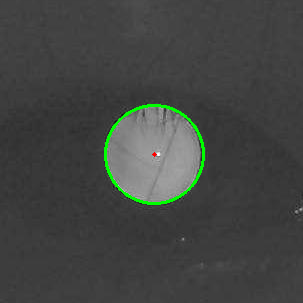
#> input picture pupil_detection_result.png, 303 x 303 px
$ python -i huofufenge.py   (imports and definitions only)
#> lines starting #> are read from the running program, lines starting #| are printed output that depends on the picture; after the words box and inside, x2 and y2 are one past the last pixel; in counts of white or black regions, pixels touching at a corner belong together
#> further down, picture is the input picture: shape (303, 303, 3); mean B, G, R 66.4, 69, 66.5
import cv2
import numpy as np
import os # 导入 os 模块用于路径检查

# [56 lines left out: function circleLeastFit, not called in this run]

def PupilEdgeExtract(img_cut):
    '''
    从截取到的图片里提取瞳孔边缘
    :param img_cut: 已经截取之后的左眼或者右眼图片 (灰度图)
    :return: 瞳孔圆的 (中心x, 中心y, 半径), 以及作为霍夫圆检测输入的边缘图像
    '''
    src = img_cut

    # --- 内部边缘检测 ---
    # 对图像进行高斯模糊以减少噪声。增大核大小（例如从5到7）可以更平滑图像，减少噪声。
    img = cv2.GaussianBlur(src, (7, 7), 0) # 示例：将核大小从 (5,5) 增大到 (7,7)
    # 使用Canny算法检测边缘。提高阈值（例如从5,15到10,30）可以减少弱边缘，使得边缘更“干净”。
    Canny_img_1 = cv2.Canny(img, 10, 30, (5, 5)) # 示例：将阈值从 5,15 调整到 10,30
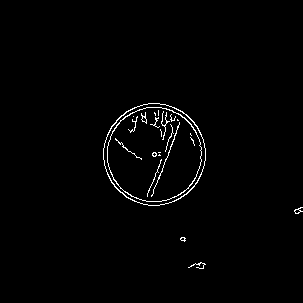
#> Canny_img_1: shape (303, 303); 1.3% white in thin lines or dots, all inside (x1, y1, x2, y2) = (103, 103, 303, 269)
    # 定义矩形结构元素用于形态学操作。减小核大小（例如从5,5到3,3）可以减少膨胀程度。
    kernel = cv2.getStructuringElement(cv2.MORPH_RECT, (3, 3)) # 示例：将核大小从 (5,5) 减小到 (3,3)
    # 对边缘进行膨胀操作，连接断裂的边缘
    Canny_img_1 = cv2.dilate(Canny_img_1, kernel)
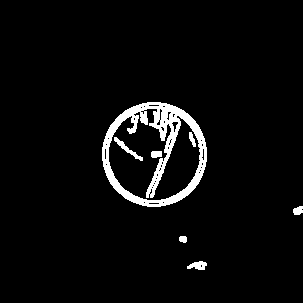
#> Canny_img_1: shape (303, 303); 4.2% white; 7 white regions, largest, box (x1, y1, x2, y2) and area: (102, 102, 207, 207) 3352, (114, 137, 143, 161) 148, (187, 261, 207, 270) 119

    # --- 外部边缘检测 ---
    # 对图像进行直方图均衡化以增强对比度
#> (the run stopped early here; a loop or call above may not have finished)
